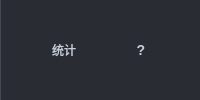
<?xml version='1.0' encoding='UTF-8'?>
<ui version="4.0">
 <class>SceneTitleActions</class>
 <widget class="QWidget" name="SceneTitleActions">
  <property name="styleSheet">
   <string>QWidget#SceneTitleActions { background:#292c32; border-left:1px solid #424952; } QToolButton { color:#c5ced9; background:transparent; border:1px solid transparent; border-radius:3px; padding:0 4px; font-size:12px; } QToolButton#sceneHelpButton { font-size:14px; font-weight:bold; } QToolButton:hover { background:#414750; border-color:#626b77; } QToolButton[diagnostic="true"] { color:#ffd77a; border-color:#b28b3f; }</string>
  </property>
  <layout class="QHBoxLayout" name="titleActionsLayout">
   <property name="spacing">
    <number>3</number>
   </property>
   <property name="leftMargin">
    <number>2</number>
   </property>
   <property name="topMargin">
    <number>0</number>
   </property>
   <property name="rightMargin">
    <number>3</number>
   </property>
   <property name="bottomMargin">
    <number>0</number>
   </property>
   <item>
    <widget class="QToolButton" name="statisticsButton">
     <property name="text">
      <string>统计</string>
     </property>
     <property name="toolTip">
      <string>查看当前视口渲染统计与诊断</string>
     </property>
     <property name="autoRaise">
      <bool>true</bool>
     </property>
     <property name="minimumSize">
      <size>
       <width>38</width>
       <height>24</height>
      </size>
     </property>
     <property name="maximumSize">
      <size>
       <width>38</width>
       <height>24</height>
      </size>
     </property>
    </widget>
   </item>
   <item>
    <widget class="QToolButton" name="sceneHelpButton">
     <property name="text">
      <string>?</string>
     </property>
     <property name="toolTip">
      <string>&lt;b&gt;Scene 操作&lt;/b&gt;&lt;br/&gt;左键选取 · Q 视图 / W 移动 / E 旋转 / R 缩放&lt;br/&gt;UI 用 W 拖二维轴，T 拖框内移动、拖边角改大小、从角外旋转&lt;br/&gt;Ctrl / Cmd 吸附 · Esc 取消拖动 · Delete / Backspace 删除&lt;br/&gt;右键观察 + WASD / QE · Shift 加速&lt;br/&gt;Alt + 左键环绕 · 中键平移 · 滚轮推拉 · F 聚焦</string>
     </property>
     <property name="autoRaise">
      <bool>true</bool>
     </property>
     <property name="minimumSize">
      <size>
       <width>24</width>
       <height>24</height>
      </size>
     </property>
     <property name="maximumSize">
      <size>
       <width>24</width>
       <height>24</height>
      </size>
     </property>
    </widget>
   </item>
  </layout>
 </widget>
 <resources />
 <connections />
</ui>
